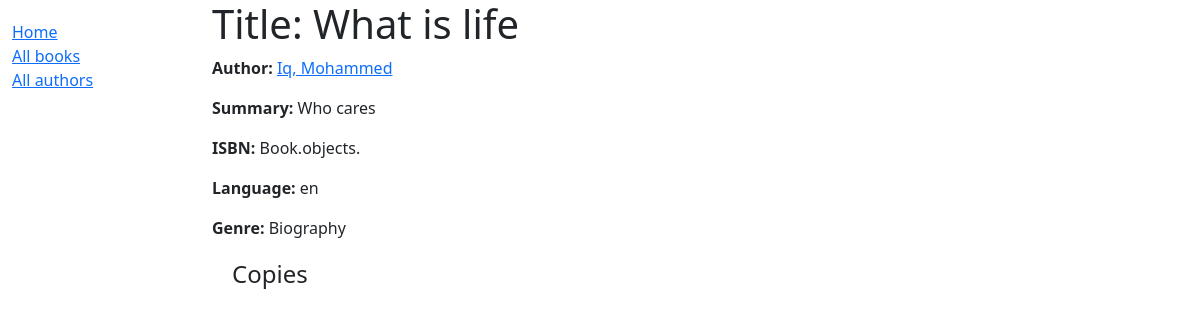
The app's page /catalog/book/4 with its own data.
### catalog/models.py (models this page shows, shortened)
class Book(models.Model):
    title = models.CharField(max_length=200) # title is a field of the Book model
    author = models.ForeignKey('Author', on_delete=models.SET_NULL, null=True,) # author is a field of the Book model
    summary = models.TextField(max_length=1000, help_text="Enter a brief description of the book")
    isbn = models.CharField('ISBN', max_length=13, help_text='13 Character <a href="https://www.isbn-international.org/content/what-isbn">ISBN number</a>')
    genre = models.ManyToManyField(Genre, help_text="Select a genre for this book") #many to many relationship because a book can have many genres and a genre can have many books
    language = models.CharField(max_length=3, choices=LANGUAGES, blank=True, default='en', help_text='Book language')

class Author(models.Model):
    first_name = models.CharField(max_length=100)
    last_name = models.CharField(max_length=100)
    date_of_birth = models.DateField(null=True, blank=True)
    date_of_death = models.DateField('Died', null=True, blank=True)
    class Meta:
        ordering = ["last_name"]
    def __str__(self):
        return '%s, %s' % (self.last_name, self.first_name)

class Genre(models.Model): # model.Model is a class that represents a database table in Django
    name = models.CharField(max_length=200, help_text="Enter a book genre (e.g. Science Fiction, French Poetry etc.)")
    def __str__(self):
        return self.name #returns the name of the genre

### catalog/views.py (the view)
# urls.py: path('book/<int:pk>', views.BookDetailView.as_view(), name='book-detail'), #this is the path to the book detail page
class BookDetailView(generic.DetailView):
    model = Book

### catalog/templates/catalog/book_detail.html (shortened to what this page needs)
{% extends "base_generic.html" %}
{% block content %}
  <h1>Title: {{ book.title }}</h1>
  <p><strong>Author:</strong> <a href="">{{ book.author }}</a></p>
  <p><strong>Summary:</strong> {{ book.summary }}</p>
  <p><strong>ISBN:</strong> {{ book.isbn }}</p>
  <p><strong>Language:</strong> {{ book.language }}</p>
  <p><strong>Genre:</strong> {{ book.genre.all|join:", " }}</p>
  <div style="margin-left:20px;margin-top:20px">
    <h4>Copies</h4>
  </div>
{% endblock %}

### records on screen
Book: author "Iq, Mohammed", summary "Who cares", isbn "Book.objects.", language "en", genre.all "Biography"
